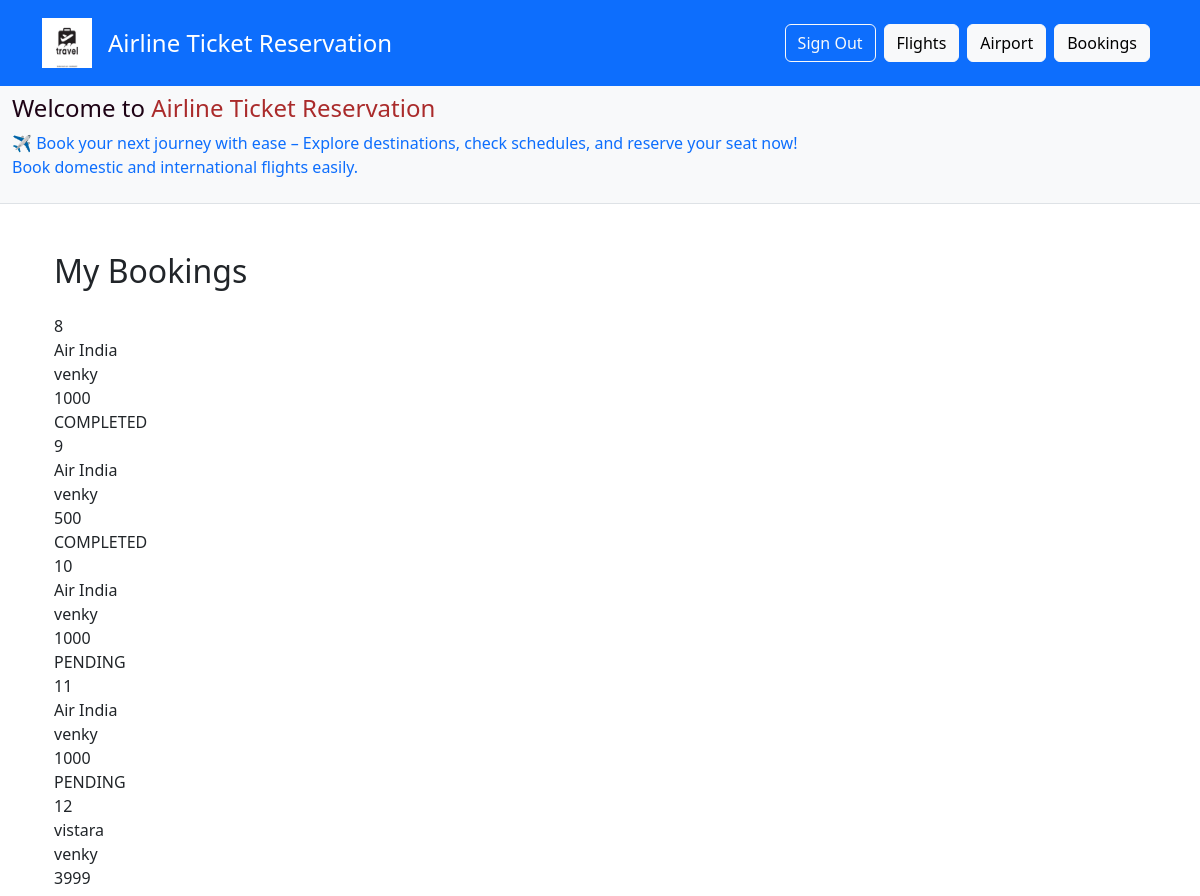
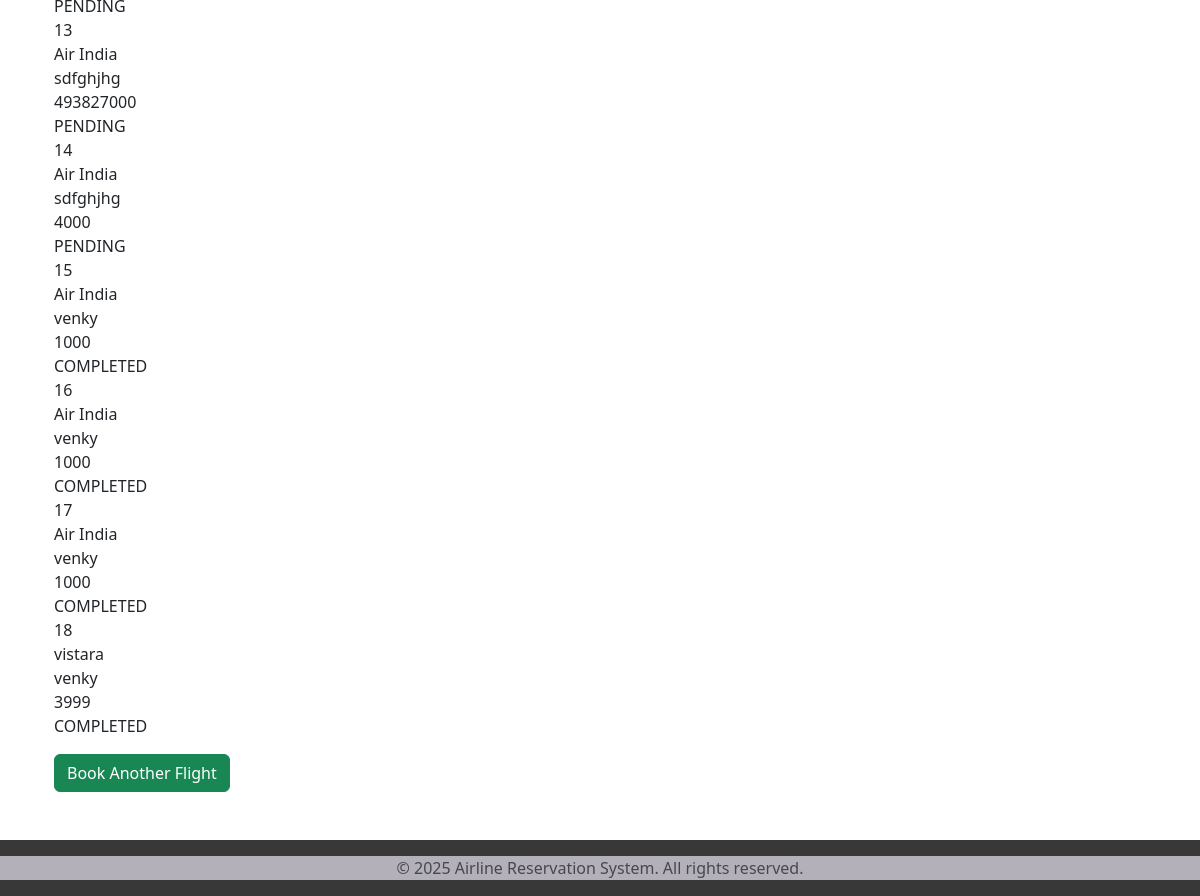
The app's page /booking/history/ (signed in) with its own data (2 pictures, top to bottom).
### booking/models.py (models this page shows, shortened)
class Booking(models.Model):
    passenger_name = models.CharField(max_length=100)
    aadhar_number = models.CharField(max_length=12)
    contact_number = models.CharField(max_length=10)
    email = models.EmailField()
    num_seats = models.PositiveIntegerField()
    flight = models.ForeignKey(Flights, on_delete=models.CASCADE)
    flight_price = models.DecimalField(max_digits=10, decimal_places=2, blank=True, null=True)
    user = models.ForeignKey(User, on_delete=models.CASCADE )
    status = models.CharField(
        max_length=20,
        choices=[('PENDING', 'Pending'), ('COMPLETED', 'Completed')],
        default='PENDING'
    )
    razorpay_order_id = models.CharField(max_length=255, blank=True, null=True)
    @property
    def total_amount(self):
        return int(self.num_seats * self.flight.price)

### flights/models.py (models this page shows, shortened)
class Flights(models.Model):
    STATUS_CHOICES = [
        ('Scheduled', 'Scheduled'),
        ('Delayed', 'Delayed'),
        ('Cancelled', 'Cancelled'),
    ]
    CATEGORY = [
        ('economy', 'economy'),
        ('business', 'business')
    ]
    name = models.CharField(max_length=100)
    flight_number = models.CharField(max_length=20)
    airline = models.CharField(max_length=100)
    departure_city = models.ForeignKey(Airport, on_delete=models.CASCADE, related_name='flight_dep_airport')
    arrival_city = models.ForeignKey(Airport, on_delete=models.CASCADE, related_name='flight_arr_airport')
    departure_time = models.CharField()
    arrival_time = models.CharField()
    duration = models.CharField(max_length=20, blank=True)  # Optional/manual
    price = models.DecimalField(max_digits=10, decimal_places=2)
    seat_capacity = models.PositiveIntegerField(default=180)
    available_seats = models.PositiveIntegerField(default=180)
    is_international = models.BooleanField(default=False)
    status = models.CharField(max_length=20, choices=STATUS_CHOICES, default='Scheduled')
    image = models.ImageField(upload_to='flight_images/', blank=True, null=True)
    created_at = models.DateTimeField(auto_now_add=True)
    category = models.CharField(max_length=50, choices=CATEGORY)  # or add choices if needed

### booking/views.py (the view)
# urls.py: path('history/', views.booking_list, name = 'history'),
@login_required
def booking_list(request):
    bookings = Booking.objects.filter(user = request.user)
    template_name = 'my_bookings.html'
    context = {
        'bookings' : bookings
    }
    return render(request, template_name, context)

### booking/templates/my_bookings.html
{% extends 'base.html' %}
{% block content %}
<div class="container mt-5">
    <h2 class="mb-4">My Bookings</h2>
    {% if bookings %}
        <div class="col">
            {% for booking in bookings %}
                <div class="row">
                    <div>
                        {{booking.id}}
                    </div>
                    <div>
                        {{booking.flight.name}}
                    </div>
                    <div>
                        {{booking.passenger_name}}
                    </div>
                    <div>
                        {{booking.total_amount}}
                    </div>
                    <div>
                        {{booking.status}}
                    </div>
                </div>
            {% endfor %}
        </div>
    {% else %}
        <div class="alert alert-warning" role="alert">
            No bookings found.
        </div>
    {% endif %}
    <a href="{% url 'flights:list' %}" class="btn btn-success mt-3">
        Book Another Flight
    </a>
</div>
{% endblock %}

### static/css/style.css (style rules this page uses)
* { padding: 0; margin: 0; box-sizing: border-box; }

### records on screen
Booking: id "8", flight.name "Air India", passenger_name "venky", total_amount "1000", status "COMPLETED"
Booking: id "9", flight.name "Air India", passenger_name "venky", total_amount "500", status "COMPLETED"
Booking: id "10", flight.name "Air India", passenger_name "venky", total_amount "1000", status "PENDING"
Booking: id "11", flight.name "Air India", passenger_name "venky", total_amount "1000", status "PENDING"
Booking: id "12", flight.name "vistara", passenger_name "venky", total_amount "3999", status "PENDING"
Booking: id "13", flight.name "Air India", passenger_name "sdfghjhg", total_amount "493827000", status "PENDING"
Booking: id "14", flight.name "Air India", passenger_name "sdfghjhg", total_amount "4000", status "PENDING"
Booking: id "15", flight.name "Air India", passenger_name "venky", total_amount "1000", status "COMPLETED"
Booking: id "16", flight.name "Air India", passenger_name "venky", total_amount "1000", status "COMPLETED"
Booking: id "17", flight.name "Air India", passenger_name "venky", total_amount "1000", status "COMPLETED"
Booking: id "18", flight.name "vistara", passenger_name "venky", total_amount "3999", status "COMPLETED"
